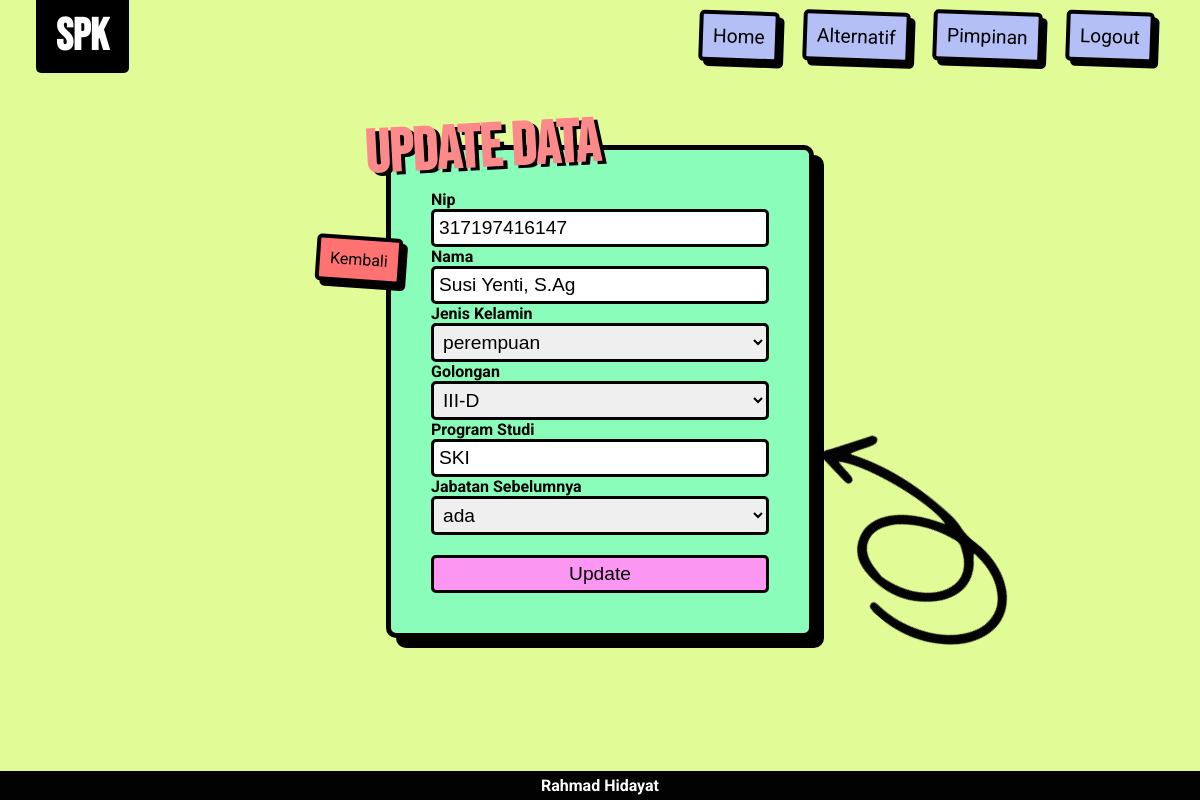
/admin/update_alternatif.php?nip=317197416147 (signed in), run on the app's committed database.
### tables this page shows
CREATE TABLE `tbl_alternatif` (
  `nip` varchar(25) NOT NULL,
  `nama_alternatif` varchar(25) NOT NULL,
  `jenis_kelamin` varchar(15) NOT NULL,
  `gol` varchar(10) NOT NULL,
  `program_studi` varchar(25) NOT NULL,
  `jabatan` varchar(15) NOT NULL
);

### asset/config/function.php (called while the page is built, shortened)
<?php
function koneksi()
{
  return mysqli_connect("localhost", "root", "", "spk_jabatanguru");
}
function query($query)
{
  $conn = koneksi();
  $result = mysqli_query($conn, $query) or die(mysqli_error($conn));
  $rows = [];
  while ($row = mysqli_fetch_array($result)) {
    $rows[] = $row;
  }
  return $rows;
}

### admin/update_alternatif.php (the view, shortened to what this page needs)
<?php
require_once '../asset/config/function.php';
$nipin = $_GET['nip'];
$a = query("SELECT * FROM tbl_alternatif WHERE nip = '$nipin'")[0];
?>
<!DOCTYPE html>
<html lang="en">
<head>
  <link rel="stylesheet" href="../asset/css/style.css">
  <link rel="stylesheet" href="../datatables/datatables.css">
</head>
<body>
  <header>
    <div class="logo">
      <h1>SPK</h1>
    </div>
    <div class="menu">
      <ul>
        <li><a href="dashboard_admin.php">Home</a></li>
        <li><a href="read_alternatif.php">Alternatif</a></li>
        <li><a href="pemimpin.php">Pimpinan</a></li>
        <li><a href="../logout.php">Logout</a></li>
      </ul>
    </div>
  </header>
  <div class="container-input">
    <div class="input-head">
      <img src="../asset/img/Element 09.png" alt="">
      <a href="read_alternatif.php">Kembali</a>
      <h1>Update Data</h1>
    </div>
    <div class="container-form">
      <form action="" method="post">
        <ul>
          <li>
            <label>
              <b>Nip</b>
              <br>
              <input type="number" name="nip" autocomplete="off" required autofocus placeholder="Tambahkan Nip" value="<?= $a['nip']; ?>" style="width: 100%;">
            </label>
          </li>
          <li>
            <label>
              <b>Nama</b>
              <br>
              <input type="text" name="nama_alternatif" autocomplete="off" required placeholder="Tambahkan Nama" value="<?= $a['nama_alternatif']; ?>" style="width: 100%;">
            </label>
          </li>
          <li>
            <label>
              <b>Jenis Kelamin</b>
              <br>
              <select name="jenis_kelamin" style="width: 100%;">
                <option selected value="<?= $a['jenis_kelamin']; ?>"><?= $a['jenis_kelamin']; ?></option>
              </select>
            </label>
          </li>
          <li>
            <label>
              <b>Golongan</b>
              <br>
              <select name="gol" style="width: 100%;">
                <option selected value="<?= $a['gol']; ?>"><?= $a['gol']; ?></option>
              </select>
            </label>
          </li>
          <li>
            <label>
              <b>Program Studi</b>
              <br>
              <input type="text" name="program_studi" autocomplete="off" required autofocus placeholder="Tambahkan Program Studi" value="<?= $a['program_studi']; ?>" style="width: 100%;">
            </label>
          </li>
          <li>
            <label>
              <b>Jabatan Sebelumnya</b>
              <br>
              <select name="jabatan" style="width: 100%;">
                <option selected value="<?= $a['jabatan']; ?>"><?= $a['jabatan']; ?></option>
              </select>
            </label>
          </li>
          <li>
            <button type="submit" name="ubah">Update</button>
          </li>
        </ul>
      </form>
    </div>
  </div>
  <footer>
    <h4>rahmad hidayat</h4>
  </footer>
</body>
</html>

### asset/css/style.css (style rules this page uses)
:root { --green: #e1fc96; --black: #000; --white: #fff; --bebas: "Bebas Neue", sans-serif; --robot: "Roboto", sans-serif; }
* { padding: 0; margin: 0; text-decoration: none; list-style: none; box-sizing: border-box; }
body { position: relative; background: var(--green); min-height: 100vh; }
.container-login input, button { font-size: 1.5em; width: 100%; padding: 5px 5px; border: 3px solid var(--black); border-radius: 5px; }
footer { position: absolute; width: 100%; bottom: 0; text-align: center; color: var(--white); font-family: var(--robot); text-transform: capitalize; background-color: #020202; padding: 5px; }
header { display: flex; justify-content: space-between; align-items: center; padding: 0px 3%; }
.logo { font-family: var(--bebas); font-size: 1.4rem; background: var(--black); padding: 10px 20px; color: var(--white); border-bottom-left-radius: 5px; border-bottom-right-radius: 5px; }
.menu li { display: inline; padding: 10px; font-size: 1.2rem; }
.menu li a { position: relative; color: black; background-color: rgb(179, 191, 245); display: inline-block; padding: 10px; box-shadow: 5px 5px var(--black); border-radius: 5px; border: 4px solid var(--black); font-family: var(--robot); transform: rotate(2deg); -webkit-transform: rotate(2deg); -moz-transform: rotate(2deg); -ms-transform: rotate(2deg); -o-transform: rotate(2deg); }
.container-input { width: 500px; margin: 0 auto; padding: 0 3%; }
.container-form { background: rgb(138, 253, 186); padding: 40px; border-radius: 10px; border: 5px solid var(--black); box-shadow: 10px 10px 0px 0px var(--black); }
.input-head { display: flex; justify-content: space-between; align-items: center; }
.input-head img { position: absolute; left: 65%; top: 60%; transform: rotate(40deg); -webkit-transform: rotate(40deg); -moz-transform: rotate(40deg); -ms-transform: rotate(40deg); -o-transform: rotate(40deg); }
.input-head h1 { position: relative; top: 40px; right: 50%; font-family: var(--bebas); font-size: 60px; text-shadow: 4px 3px rgb(0, 0, 0); color: rgb(253, 138, 138); transform: rotate(-3deg); -webkit-transform: rotate(-3deg); -moz-transform: rotate(-3deg); -ms-transform: rotate(-3deg); -o-transform: rotate(-3deg); }
.input-head a { color: black; position: relative; top: 150px; right: 70px; background-color: rgb(255, 114, 114); display: inline-block; padding: 10px; box-shadow: 5px 5px var(--black); border-radius: 5px; border: 4px solid var(--black); font-family: var(--robot); transform: rotate(4deg); }
.container-form { font-family: var(--robot); }
.container-form input, select, button { padding: 5px 5px; border: 3px solid var(--black); border-radius: 5px; font-size: 1.2rem; }
.container-form button { margin-top: 20px; background: #fc96f3; cursor: pointer; }
.container-form input::placeholder { font-family: var(--bebas); }

### datatables/datatables.css (style rules this page uses)
:root { --dt-row-selected: 13, 110, 253; --dt-row-selected-text: 255, 255, 255; --dt-row-selected-link: 9, 10, 11; }

### data on the page
tbl_alternatif: nip "317197416147", nama_alternatif "Susi Yenti, S.Ag", jenis_kelamin "perempuan", gol "III-D", program_studi "SKI", jabatan "ada"
